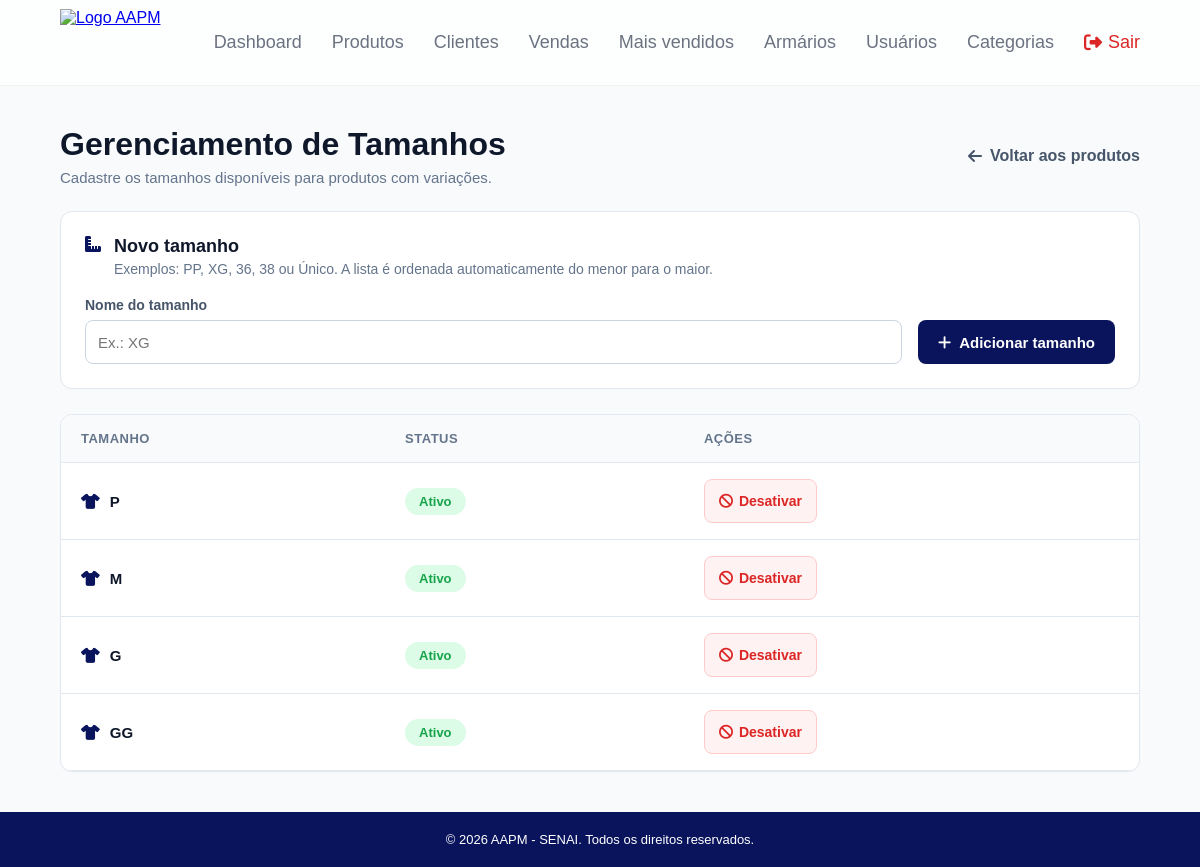
Screenshot of /tamanhos/ (signed in) with the database file from the repository.
### app/models/produtos.py (models this page shows)
class Tamanho(Base):
    __tablename__ = "tamanhos"
    id = Column(Integer, primary_key=True, index=True)
    nome = Column(String(30), nullable=False, unique=True, index=True)
    ordem = Column(Integer, nullable=False, default=0)
    ativo = Column(Boolean, nullable=False, default=True, server_default="true")
    estoques = relationship("EstoqueTamanho", back_populates="tamanho")

### app/controllers/tamanhos_controller.py (the view)
@router.get("/")
def listar_tamanhos(request: Request, db: Session = Depends(get_db), admin=Depends(get_admin)):
    tamanhos = ordenar_tamanhos(db.query(Tamanho).all())
    return templates.TemplateResponse(request, "tamanhos/index.html", {"request": request, "usuario": admin, "tamanhos": tamanhos})

### app/templates/tamanhos/index.html (shortened to what this page needs)
<!DOCTYPE html>
<html lang="pt-BR">
<head>
    <link rel="stylesheet" href="/static/css/categoria.css"><link rel="stylesheet" href="/static/css/tamanhos.css">
    <link rel="stylesheet" href="https://cdnjs.cloudflare.com/ajax/libs/font-awesome/6.5.2/css/all.min.css">
</head>
<body>
    {% include "partials/navbar.html" %}
    <main class="main-content">
        <div class="page-header"><div><h1>Gerenciamento de Tamanhos</h1><p class="page-subtitle">Cadastre os tamanhos disponíveis para produtos com variações.</p></div><a href="/produtos" class="btn-back"><i class="fa-solid fa-arrow-left"></i> Voltar aos produtos</a></div>
        <section class="create-card"><div class="card-title"><i class="fa-solid fa-ruler-combined"></i><div><h2>Novo tamanho</h2><p>Exemplos: PP, XG, 36, 38 ou Único. A lista é ordenada automaticamente do menor para o maior.</p></div></div><form method="post" action="/tamanhos" class="size-form"><div class="field"><label for="nome">Nome do tamanho</label><input id="nome" name="nome" placeholder="Ex.: XG" required maxlength="30" autofocus></div><button type="submit" class="btn-create"><i class="fa-solid fa-plus"></i> Adicionar tamanho</button></form></section>
        <section class="table-container"><table><thead><tr><th>Tamanho</th><th>Status</th><th>Ações</th></tr></thead><tbody>{% for tamanho in tamanhos %}<tr><td class="size-name"><i class="fa-solid fa-shirt"></i>{{ tamanho.nome }}</td><td><span class="badge {{ 'badge-active' if tamanho.ativo else 'badge-inactive' }}">{{ 'Ativo' if tamanho.ativo else 'Inativo' }}</span></td><td><form method="post" action="/tamanhos/{{ tamanho.id }}/alternar"><button type="submit" class="btn-toggle {{ 'deactivate' if tamanho.ativo else 'activate' }}"><i class="fa-solid {{ 'fa-ban' if tamanho.ativo else 'fa-check' }}"></i>{{ 'Desativar' if tamanho.ativo else 'Ativar' }}</button></form></td></tr>{% else %}<tr><td colspan="3" class="empty-state">Nenhum tamanho cadastrado.</td></tr>{% endfor %}</tbody></table></section>
    </main>
    <footer class="main-footer"><p>&copy; 2026 AAPM - SENAI. Todos os direitos reservados.</p></footer>
</body></html>

### app/static/css/categoria.css (style rules this page uses)
* { margin: 0; padding: 0; box-sizing: border-box; }
body { font-family: Arial, sans-serif; min-height: 100vh; display: flex; flex-direction: column; background-color: #f8fafc; color: #334155; }
.main-content { flex: 1; padding: 40px 60px; max-width: 1600px; width: 100%; margin: 0 auto; }
.page-header { display: flex; justify-content: space-between; align-items: center; margin-bottom: 25px; }
.page-header h1 { font-size: 32px; color: #0f172a; font-weight: 700; }
.btn-create { display: inline-flex; align-items: center; gap: 8px; background-color: #09145c; color: #ffffff; text-decoration: none; padding: 12px 20px; border-radius: 8px; font-weight: bold; font-size: 15px; transition: background-color 0.2s, transform 0.1s; }
.table-container { background: #ffffff; border-radius: 12px; overflow: hidden; border: 1px solid #e2e8f0; box-shadow: 0 1px 3px rgba(0, 0, 0, 0.02); }
table { width: 100%; border-collapse: collapse; text-align: left; font-size: 15px; }
th { background-color: #f8fafc; color: #64748b; font-weight: bold; padding: 16px 20px; font-size: 13px; letter-spacing: 0.5px; border-bottom: 1px solid #e2e8f0; text-transform: uppercase; }
td { padding: 16px 20px; border-bottom: 1px solid #e2e8f0; color: #334155; vertical-align: middle; }
.badge { display: inline-block; padding: 6px 14px; border-radius: 20px; font-size: 13px; font-weight: 600; text-align: center; }
.badge-active { background-color: #dcfce7; color: #16a34a; }
.btn-edit, .btn-toggle { display: inline-flex; align-items: center; gap: 6px; font-size: 14px; font-weight: 600; text-decoration: none; padding: 8px 14px; border-radius: 6px; cursor: pointer; border: 1px solid transparent; transition: all 0.2s; }
.btn-toggle.deactivate { color: #dc2626; background-color: #fef2f2; border-color: #fecaca; }
.main-footer { width: 100%; background-color: #09145c; padding: 20px; text-align: center; color: rgb(255, 255, 255); font-size: 13px; margin-top: auto; }

### app/static/css/tamanhos.css (style rules this page uses)
.page-header > div { display: flex; flex-direction: column; gap: 6px; }
.page-subtitle { color: #64748b; font-size: 15px; }
.btn-back { color: #475569; text-decoration: none; font-weight: 600; display: inline-flex; align-items: center; gap: 8px; }
.create-card { background: #fff; border: 1px solid #e2e8f0; border-radius: 12px; padding: 24px; margin-bottom: 25px; box-shadow: 0 1px 3px rgba(0,0,0,.02); }
.card-title { display: flex; align-items: flex-start; gap: 13px; margin-bottom: 20px; color: #09145c; }
.card-title h2 { color: #0f172a; font-size: 18px; margin-bottom: 4px; }
.card-title p { color: #64748b; font-size: 14px; }
.size-form { display: flex; align-items: end; gap: 16px; }
.field { display: flex; flex-direction: column; gap: 7px; flex: 1; }
.field label { font-size: 14px; font-weight: 600; color: #475569; }
.field input { height: 42px; border: 1px solid #cbd5e1; border-radius: 8px; padding: 0 12px; color: #334155; font-size: 15px; outline: none; }
.size-form .btn-create { border: 0; cursor: pointer; height: 42px; }
.size-name { font-weight: 600; color: #0f172a; }
.size-name i { color: #09145c; margin-right: 10px; }
.btn-toggle { border: 1px solid transparent; cursor: pointer; }

### app/static/css/base.css (style rules this page uses)
* { box-sizing: border-box; }
body { min-height: 100vh; margin: 0; display: flex; flex-direction: column; font-family: Arial, sans-serif; background: #f8fafc; color: #020617; }
.main-footer { margin-top: auto; background: #09145c; color: #fff; text-align: center; padding: 20px; font-size: 13px; }
.main-footer p { margin: 0; }

### rows the page displays
Tamanho: nome "P", ativo "Ativo", ativo "Desativar"
Tamanho: nome "M", ativo "Ativo", ativo "Desativar"
Tamanho: nome "G", ativo "Ativo", ativo "Desativar"
Tamanho: nome "GG", ativo "Ativo", ativo "Desativar"
